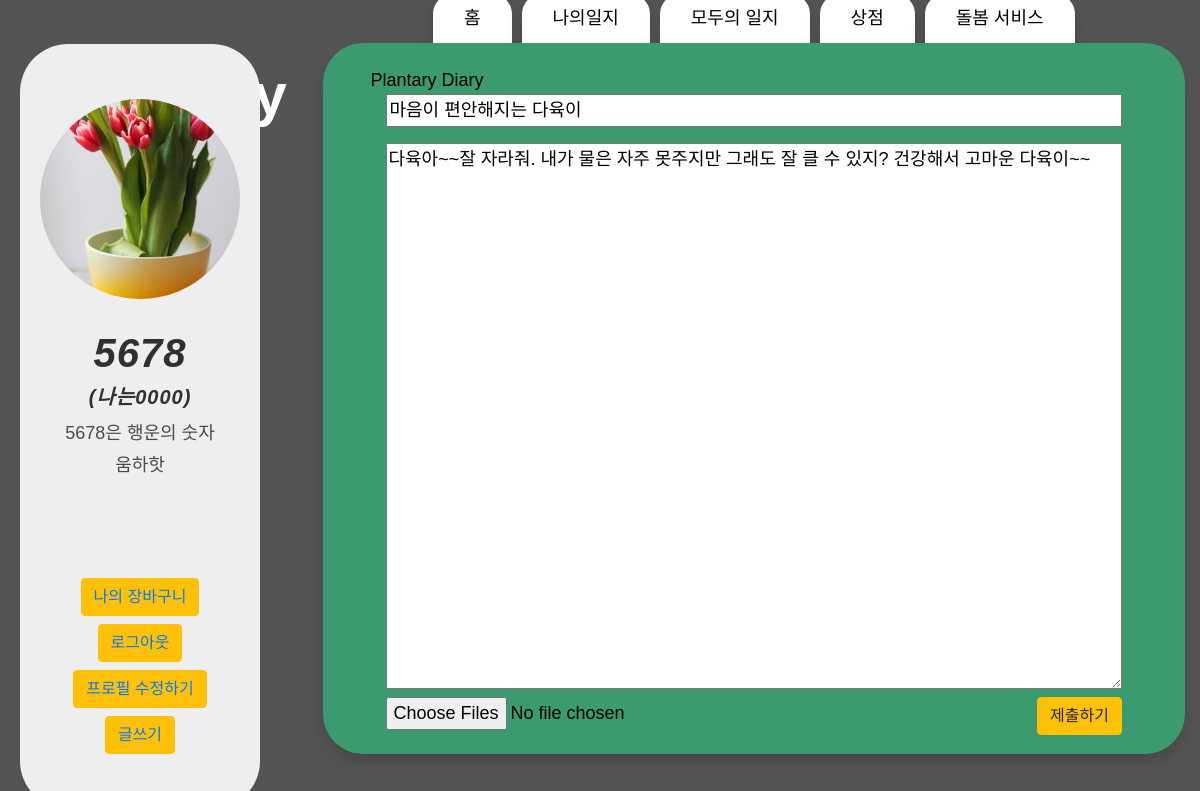
Page /ourdiary/9/update (signed in) on the committed database.
### account/models.py (models this page shows)
class Profile(models.Model):
    user = models.OneToOneField(settings.AUTH_USER_MODEL, on_delete = models.CASCADE)
    description = models.TextField(blank = True)
    nickname = models.CharField(max_length=40, blank =True)
    image = ProcessedImageField(
        blank = True,
        upload_to = 'profile/images',
        processors = [ResizeToFill(300,300)],
        format = 'JPEG',
        options = {'quality':90},
    )

### ourdiary/models.py (models this page shows, shortened)
class Ourdiary(models.Model):
    author = models.ForeignKey(User, on_delete=models.CASCADE)
    title = models.CharField(max_length=255)
    image = models.ImageField(upload_to='images/')
    description = models.CharField(max_length=500)
    like_user_set = models.ManyToManyField(
        settings.AUTH_USER_MODEL,
        blank=True,
        related_name='like_user_set',
        through='Like'
    )

### ourdiary/views.py (the view, shortened to what this page needs)
# urls.py: path('<int:ourdiary_id>/update',views.update, name = 'update'),
def update(request, ourdiary_id):
    ourdiary = get_object_or_404(Ourdiary, pk = ourdiary_id)
    photo = Photo.objects.all()
    profile = Profile.objects.all()
    current_user = request.user
    return render(request, 'edit.html', {'ourdiary':ourdiary,'profile':profile, 'current_user':current_user})

### cart/context_processors.py (called while the page is built)
def counter(request):
    item_count = 0
    if 'admin' in request.path:
        return {}
    else:
        try:
            cart = Cart.objects.filter(cart_id=_cart_id(request))
            cart_items = CartItem.objects.all().filter(cart=cart[:1])
            for cart_item in cart_items:
                item_count += cart_item.quantity
        except Cart.DoesNotExist:
            item_count = 0
    return dict(item_count = item_count)

### cart/views.py (called while the page is built)
def _cart_id(request):
    cart = request.session.session_key
    if not cart:
        cart = request.session.create()
    return cart

### ourdiary/templates/edit.html (shortened to what this page needs)
{% extends 'base.html' %}
{% load static %}
{% block tab %}
<a class="nav-link shadow" href="{% url 'home' %}">홈</a>
{% if user.is_authenticated %}
<a class="nav-link shadow activate" href="{% url 'mylist' %}" role="tab" aria-selected="false">나의일지</a>
{% endif %}
<a class="nav-link shadow" href="{% url 'ourdiary' %}" role="tab" aria-selected="false">모두의 일지</a>
<a class="nav-link shadow" href="{% url 'storemain' %}" role="tab" aria-selected="false">상점</a>
<a class="nav-link shadow" href="{% url 'storemain' %}" role="tab" aria-selected="false">돌봄 서비스</a>
{% endblock %}
{% block contents %}
{% block title %} Plantary Diary {% endblock %}
<div class="container">
  <form method="POST" action="{%url 'update' ourdiary.id %}" enctype="multipart/form-data">
    <input type="text" name="title" value="{{ourdiary.title}}" style="width: 100%; margin-bottom: 1rem">
    <br>
    <textarea rows=20 name="body" style="overflow-y:scroll; width: 100%">{{ourdiary.description}}</textarea>
    <br>
    <input type="file" name="imgs" value="{{photo.image}}" multiple required>
    <input class="btn btn-warning" type="submit" value="제출하기" style="float: right">
  </form>
</div>
{% endblock %}

### project/templates/base.html (shortened to what this page needs)
{% load static %}
<!DOCTYPE html>
<html lang="en">
<head>
    <link rel="stylesheet" href="{% static 'css/style.css' %}">
    <link rel="stylesheet" href="https://cdn.jsdelivr.net/npm/bootstrap@4.5.3/dist/css/bootstrap.min.css"
>
    <link rel="stylesheet" href="{% static 'css/tooplate-style.css' %}">
</head>
<body style="background-image: url('{% static 'img/background.png' %}');">
    <div class="hero-wrap js-fullheight">
        <a class="whitea" href="{% url 'home' %}" style="position: fixed; padding: 50px; color: white; font-weight: 900; font-size: 60px;"> Plantary</a>
    </div>
    <section class="justify-content-center ftco-search">
        <div class="row">
            <div class="col-3">
                <section style="position: fixed; margin-top: 50px; width: 20%; margin-left: 20px">
                    {% if user.is_authenticated %}
                    <div class="tm-banner-inner">
                        {% if current_user.profile.image %}
                        {% for profile in profile.all %}
                        {%  ifequal forloop.counter 3 %}
                        <div class="profile_box">
                            <img class="profile" src="{{ current_user.profile.image.url }}" alt="{{ profile.image }}">
                        </div>
                        {% endifequal %}
                        {% endfor %}
                        {%endif%}
                        <h1 class="tm-banner-title">{{ user.username }}</h1>
                        <h5 class="tm-banner-title">({{ current_user.profile.nickname }})</h5>
                        <p class="tm-banner-subtitle">{{ current_user.profile.description }}</p>
                        <nav class="tm-main-nav">
                            <ul class="tm-main-nav-ul">
                                <button type="button" class="btn btn-warning mb-2"><a
                                    href="#">나의 장바구니</a></button>
                                <button type="button" class="btn btn-warning mb-2 whitea"><a
                                        href="javascript:{document.getElementById('logout').submit()}">로그아웃</a></button>
                                {% if user == current_user%}
                                <button type="button" class="btn btn-warning mb-2 whitea"><a
                                        href="{% url 'profile_update' %}">프로필 수정하기</a></button>
                                {% endif %}
                                <button type="button" class="btn btn-warning"><a href="{% url 'new' %}">글쓰기</a></button>
                            </ul>
                        </nav>
                    </div>
                    {% endif %}
                </section>
            </div>
            <div class="col-9">
                <div class="col-md-12 nav-link-wrap">
                    <div class="nav nav-pills justify-content-center text-center">
                        {% block tab %}
                        {% endblock %}
                    </div>
                </div>
                <div class="col-md-12 tab-wrap">
                    <div class="tab-content p-4 px-5 shadow h-100" style="border-radius: 40px; min-height: 700px">
                        {% block contents %}
                        {% endblock %}
                    </div>
                </div>
            </div>
        </div>
    </section>
</body>
</html>

### Main/static/css/tooplate-style.css (style rules this page uses)
ul { padding: 0; margin: 0; }
p { line-height: 1.8; }
body { color: #000; font-family: 'Noto Sans KR', sans-serif; font-size: 18px; font-weight: 300; overflow-x: hidden; }
.tm-main-nav { margin-top: 40px; border-radius: 3rem; background-color: #EEEEEE; font-size: 1.3rem; }
.tm-main-nav-ul { text-align: center; -webkit-box-flex: 1; -webkit-flex: 1; -ms-flex: 1; flex: 1; display: -webkit-box; display: -webkit-flex; display: -ms-flexbox; display: flex; -webkit-box-orient: vertical; -webkit-box-direction: normal; -webkit-flex-direction: column; -ms-flex-direction: column; flex-direction: column; -webkit-box-align: center; -webkit-align-items: center; -ms-flex-align: center; align-items: center; -webkit-box-pack: center; -webkit-justify-content: center; -ms-flex-pack: center; justify-content: center; }
.tm-banner-inner { border-radius: 3rem; background-color: #EEEEEE; color: rgb(39, 116, 23); height: 100%; padding: 35px 35px 45px; text-align: center; display: -webkit-box; display: -webkit-flex; display: -ms-flexbox; display: flex; -webkit-box-orient: vertical; -webkit-box-direction: normal; -webkit-flex-direction: column; -ms-flex-direction: column; flex-direction: column; -webkit-box-align: center; -webkit-align-items: center; -ms-flex-align: center; align-items: center; -webkit-box-pack: center; -webkit-justify-content: center; -ms-flex-pack: center; justify-content: center; }
.profile_box { width: 200px; height: 200px; border-radius: 70%; overflow: hidden; margin-bottom: 30px; margin-top: 20px; }
.profile { width: 100%; height: 100%; object-fit: cover; }
.tm-banner-title { font-family: 'Noto Sans KR', sans-serif; font-weight: 700; font-style: italic; font-size: 10; letter-spacing: 1px; text-transform: lowercase; }
.tm-banner-subtitle { font-family: 'Noto Sans KR', sans-serif; font-weight: 400; color: #4b4a49; font-size: 7; }
.tm-main-nav { display: -webkit-box; display: -webkit-flex; display: -ms-flexbox; display: flex; height: 100%; padding: 40px 40px 10px 40px; }

### rows in the picture
Profile: profile.image (picture)
Ourdiary: title "마음이 편안해지는 다육이", body "다육아~~잘 자라줘. 내가 물은 자주 못주지만 그래도 잘 클 수 있지? 건강해서 고마운 다육이~~"

### other values in the picture
{{ user.username }} "5678"
{{ current_user.profile.nickname }} "나는0000"
{{ current_user.profile.description }} "5678은 행운의 숫자 움하핫"
